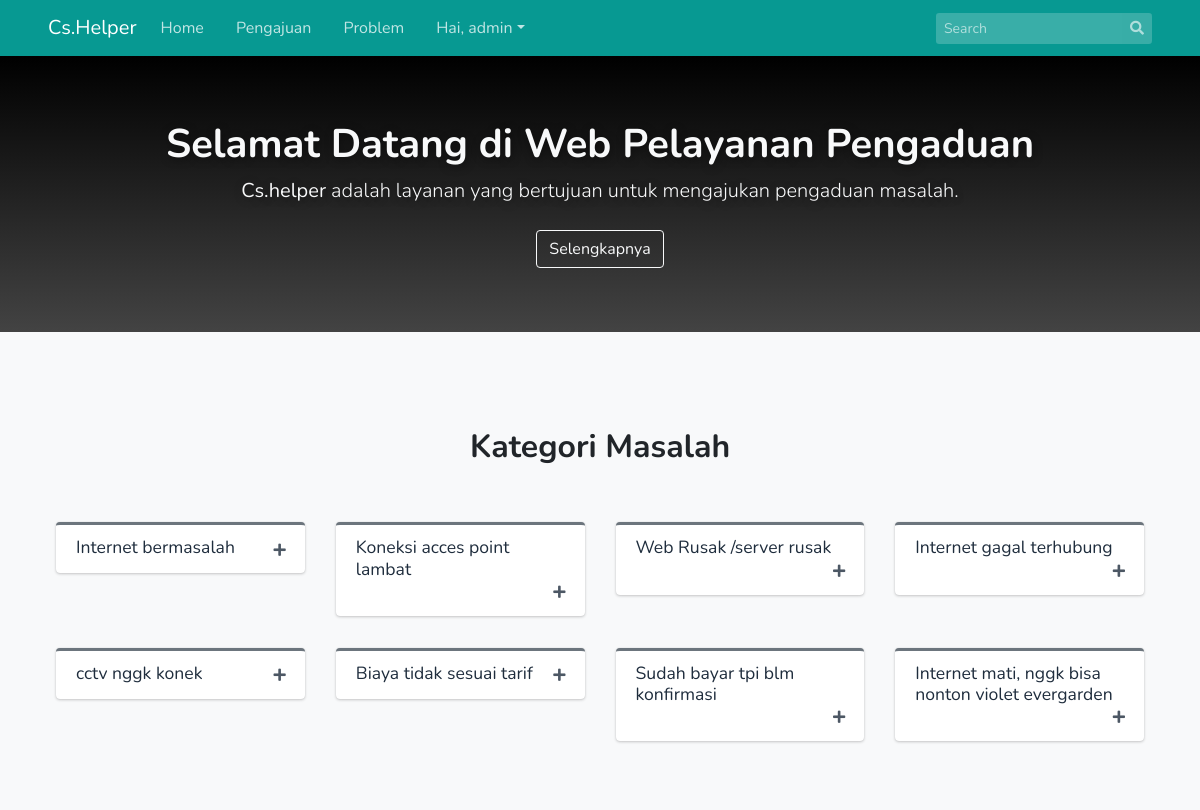
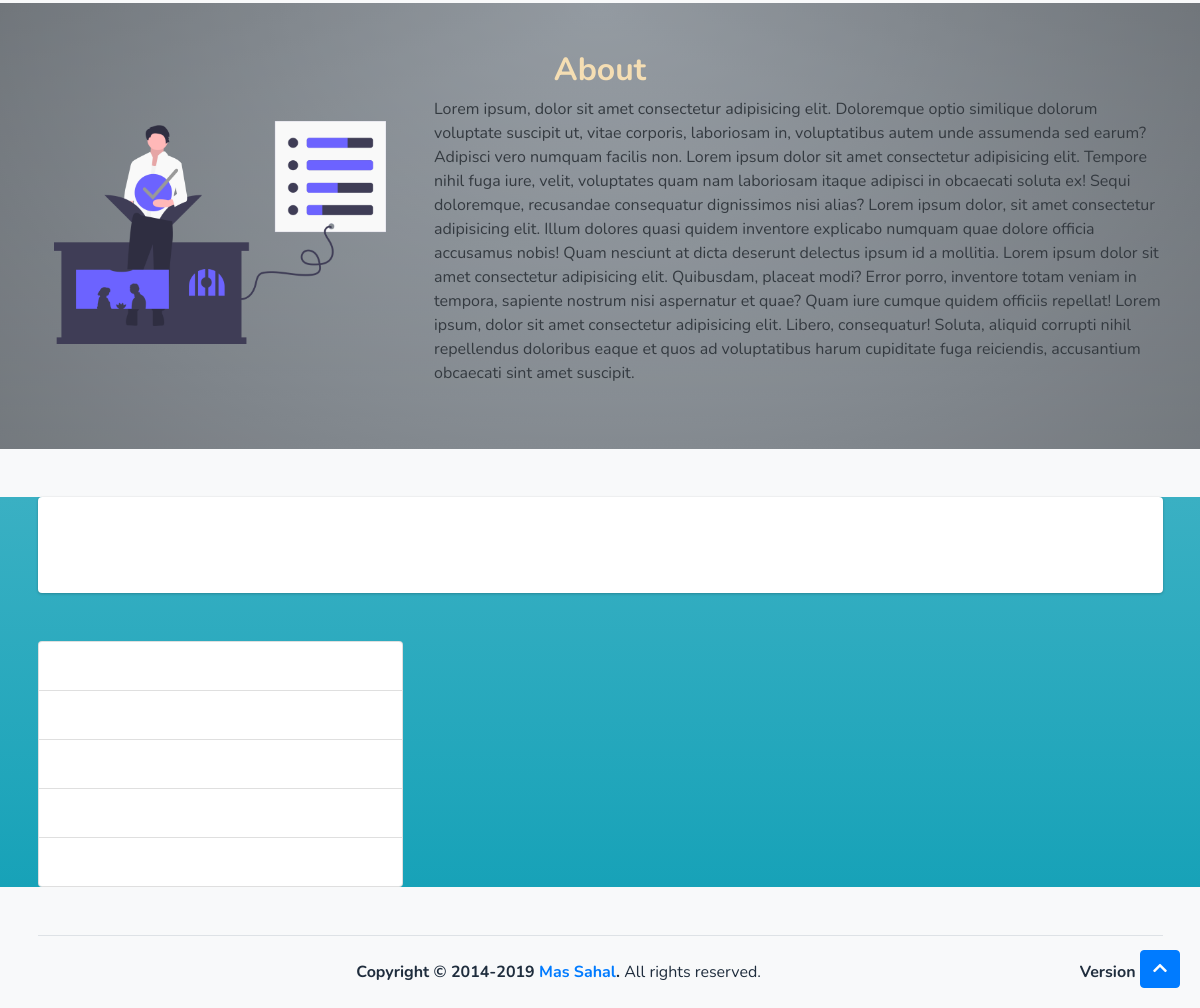
The page /user/pengajuan.php (signed in) on the database its author committed (2 pictures, top to bottom).
### tables this page shows
CREATE TABLE `tb_akun` (
  `id_akun` int(11) NOT NULL,
  `username_akun` varchar(100) NOT NULL,
  `email_akun` varchar(100) NOT NULL,
  `telepon_akun` int(25) NOT NULL,
  `password_akun` varchar(100) NOT NULL,
  `alamat_akun` text NOT NULL,
  `status_akun` varchar(50) NOT NULL DEFAULT 'Tidak Aktif',
  `akses_akun` varchar(50) NOT NULL,
  `registrasi_akun` date NOT NULL,
  `motto_akun` text NOT NULL,
  `foto_akun` varchar(100) NOT NULL DEFAULT 'user.png'
);

CREATE TABLE `tb_kategori` (
  `id_kategori` int(11) NOT NULL,
  `kategori` varchar(100) NOT NULL,
  `subjek_kategori` text NOT NULL
);

### user/pengajuan.php (the view, shortened to what this page needs)
<?php
include('../koneksi.php');
?>
<!DOCTYPE html>
<html>
<head>
    <link rel="stylesheet" href="../admin/sweetalert2.min.css">
    <link rel="stylesheet" href="assets/style.css">
    <link rel="stylesheet" href="../admin/plugins/fontawesome-free/css/all.min.css">
    <link rel="stylesheet" href="../admin/https://code.ionicframework.com/ionicons/2.0.1/css/ionicons.min.css">
    <link rel="stylesheet" href="../admin/plugins/sweetalert2-theme-bootstrap-4/bootstrap-4.min.css">
    <link rel="stylesheet" href="../admin/plugins/toastr/toastr.min.css">
    <link rel="stylesheet" href="../admin/plugins/tempusdominus-bootstrap-4/css/tempusdominus-bootstrap-4.min.css">
    <link rel="stylesheet" href="../admin/plugins/icheck-bootstrap/icheck-bootstrap.min.css">
    <link rel="stylesheet" href="../admin/plugins/datatables-bs4/css/dataTables.bootstrap4.css">
    <link rel="stylesheet" href="../admin/dist/css/adminlte.min.css">
    <link rel="stylesheet" href="../admin/dist/css/style.css">
    <link rel="stylesheet" href="../admin/plugins/overlayScrollbars/css/OverlayScrollbars.min.css">
    <link rel="stylesheet" href="../admin/plugins/daterangepicker/daterangepicker.css">
    <link rel="stylesheet" href="../admin/plugins/summernote/summernote-bs4.css">
</head>
<body class="hold-transition sidebar-mini layout-fixed bg-light">
    <?php include('layouts/header.php'); ?>
    <div class="wrapper">
        <div class="jumbotron jumbotron-fluid text-light mb-0">
            <div class="container">
                <div class="row">
                    <div class="col text-center">
                        <h1 style="font-family: 'Nunito', sans-serif;"><b>Selamat Datang di Web Pelayanan Pengaduan</b></h1>
                        <p class="lead"><b>Cs.helper</b> adalah layanan yang bertujuan untuk mengajukan pengaduan masalah.</p>
                        <a href="#about" class="btn btn-outline-light btn-md mt-2">Selengkapnya</a>
                    </div>
                </div>
            </div>
        </div>
    </div>
    <div class="wrapper">
        <div class="container-fluid p-5">
            <div class="text-body my-5">
                <h2 class="font-weight-bold text-center">Kategori Masalah</h2>
            </div>
            <div class="row">
                <?php
                $sql = mysqli_query($koneksi, "SELECT * FROM tb_kategori");
                while ($data = mysqli_fetch_assoc($sql)) {
                ?>
                    <div class="col-lg-3 col-md-4 col-sm-6 rounded">
                        <div class="card card-outline card-secondary hover mb-4 m-2 collapsed-card">
                            <div class="card-header">
                                <h5 class="card-title"><?= $data['kategori']; ?></h5>
                                <div class="card-tools">
                                    <button type="button" class="btn btn-tool" data-card-widget="collapse">
                                        <i class="fas fa-plus"></i>
                                    </button>
                                </div>
                            </div>
                        </div>
                    </div>
                <?php } ?>
            </div>
        </div>
    </div>
    <div class="wrapper" style="background-color:#adb5bd" id="about">
        <div class="container py-5">
            <h1 class="h2 font-weight-bold text-center mb-4x">About</h1>
            <div class="row">
                <div class="col-lg-4 col-md-4 col-sm-12 p-4">
                    <img src="img/cs.png" alt="" class="responsive" width="100%">
                </div>
                <div class="col-lg-8 col-md-8 col-sm-12 pl-4">
                    <p class="text-dark">Lorem ipsum, dolor sit amet consectetur adipisicing elit. Doloremque optio similique dolorum voluptate suscipit ut, vitae corporis, laboriosam in, voluptatibus autem unde assumenda sed earum? Adipisci vero numquam facilis non.
                        Lorem ipsum dolor sit amet consectetur adipisicing elit. Tempore nihil fuga iure, velit, voluptates quam nam laboriosam itaque adipisci in obcaecati soluta ex! Sequi doloremque, recusandae consequatur dignissimos nisi alias?
                        Lorem ipsum dolor, sit amet consectetur adipisicing elit. Illum dolores quasi quidem inventore explicabo numquam quae dolore officia accusamus nobis! Quam nesciunt at dicta deserunt delectus ipsum id a mollitia.
                        Lorem ipsum dolor sit amet consectetur adipisicing elit. Quibusdam, placeat modi? Error porro, inventore totam veniam in tempora, sapiente nostrum nisi aspernatur et quae? Quam iure cumque quidem officiis repellat!
                        Lorem ipsum, dolor sit amet consectetur adipisicing elit. Libero, consequatur! Soluta, aliquid corrupti nihil repellendus doloribus eaque et quos ad voluptatibus harum cupiditate fuga reiciendis, accusantium obcaecati sint amet suscipit.
                    </p>
                </div>
            </div>
        </div>
    </div>
    <div class="wrapper bg-gradient-cyan">
        <div class="container">
            <div class="card my-5 p-5">
            </div>
            <div class="row">
                <div class="col-4">
                    <ul class="list-group">
                        <li class="list-group-item">A</li>
                        <li class="list-group-item">A</li>
                        <li class="list-group-item">A</li>
                        <li class="list-group-item">A</li>
                        <li class="list-group-item">A</li>
                    </ul>
                </div>
                <div class="col-8">
                </div>
            </div>
        </div>
    </div>
    <a id="back-to-top" href="#" class="btn btn-primary back-to-top" role="button" aria-label="Scroll to top">
        <i class="fas fa-chevron-up text-white"></i>
    </a>
    <div class="wrapper">
        <div class="container">
            <footer class="py-4 text-center border-top mt-5">
                <strong>Copyright &copy; 2014-2019 <a href="http://massahalofficial.site">Mas Sahal</a>.</strong>
                All rights reserved.
                <div class="float-right d-sm-inline-block">
                    <b>Version</b> 1.0
                </div>
            </footer>
        </div>
    </div>
</body>
</html>

### user/layouts/header.php (shortened to what this page needs)
<?php
    $id_profile = $_SESSION['akun']['id_akun'];
    $sql = mysqli_query($koneksi, "SELECT * FROM tb_akun WHERE id_akun='$id_profile'");
    $data = mysqli_fetch_assoc($sql);
?>
<header>
    <nav class="navbar navbar-expand-sm navbar-dark px-5" style="background-color: #079992;">
        <a class="navbar-brand" href="index.php">Cs.Helper</a>
        <div class="collapse navbar-collapse" id="collapsibleNavId">
            <ul class="navbar-nav mr-auto mt-2 mt-lg-0">
                <li class="nav-item">
                    <a class="nav-link" href="index.php">Home</a>
                </li>
                <li class="nav-item">
                    <a class="nav-link" href="pengajuan.php">Pengajuan</a>
                </li>
                <li class="nav-item">
                    <a class="nav-link" href="problem.php">Problem</a>
                </li>
                    <?php
                    if (!isset($_SESSION['akun'])){ ?>
                        <li class="nav-item">
                            <a class="nav-link" href="../index.php">Login</a>
                        </li>
                    <?php }else{ ?>
                        <li class="nav-item dropdown">
                            <a class="nav-link dropdown-toggle" href="#" id="dropdownId" data-toggle="dropdown" aria-haspopup="true" aria-expanded="false">Hai, <?=$data['username_akun'];?></a>
                        </li>
                    <?php } ?>
            </ul>
            <form class="form-inline ml-3" method="get">
                <div class="input-group input-group-sm">
                    <input class="form-control form-control-navbar" type="search" name="search" placeholder="Search" aria-label="Search">
                    <div class="input-group-append">
                        <button class="btn btn-navbar" type="submit">
                        <i class="fas fa-search"></i>
                        </button>
                    </div>
                    </div>
                </form>
        </div>
    </nav>
</header>

### user/assets/style.css (style rules this page uses)
* { font-family: 'Nunito', sans-serif; }
.hover { background-color: #f8f9fa; }
.jumbotron-fluid { background-image: linear-gradient(to top, #434343 0%, black 100%); color: (105, 36, 36); }
.jumbotron-fluid h1, .jumbotron-fluid p { text-shadow: 1px 2px 10px rgba(0, 0, 0, 0.4); }
.card { border-radius: 0px; -webkit-border-radius: 0px; -moz-border-radius: 0px; -ms-border-radius: 0px; -o-border-radius: 0px; }
#about { background: linear-gradient(to top, rgba(255,255,255,0.15) 0%, rgba(0,0,0,0.15) 100%), radial-gradient(at top center, rgba(255,255,255,0.40) 0%, rgba(0,0,0,0.40) 120%) #989898; background-blend-mode: multiply,multiply; }
#about .container { color:wheat; }

### rows shown on the page
tb_akun: username_akun "admin"
tb_kategori: kategori "Internet bermasalah"
tb_kategori: kategori "Koneksi acces point lambat"
tb_kategori: kategori "Web Rusak /server rusak"
tb_kategori: kategori "Internet gagal terhubung"
tb_kategori: kategori "cctv nggk konek"
tb_kategori: kategori "Biaya tidak sesuai tarif"
tb_kategori: kategori "Sudah bayar tpi blm konfirmasi"
tb_kategori: kategori "Internet mati, nggk bisa nonton violet evergarden"
